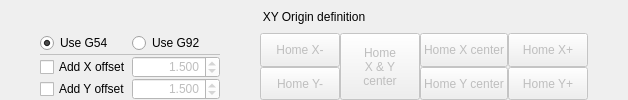
            <widget class="QWidget" name="gbDefineOriginXY" native="true">
             <layout class="QGridLayout" name="gridLayout_9">
              <property name="leftMargin">
               <number>0</number>
              </property>
              <property name="topMargin">
               <number>0</number>
              </property>
              <property name="rightMargin">
               <number>0</number>
              </property>
              <property name="bottomMargin">
               <number>0</number>
              </property>
              <property name="spacing">
               <number>0</number>
              </property>
              <item row="0" column="1" colspan="3">
               <widget class="QLabel" name="label_6">
                <property name="sizePolicy">
                 <sizepolicy hsizetype="Expanding" vsizetype="Preferred">
                  <horstretch>0</horstretch>
                  <verstretch>0</verstretch>
                 </sizepolicy>
                </property>
                <property name="text">
                 <string>XY Origin definition</string>
                </property>
                <property name="alignment">
                 <set>Qt::AlignCenter</set>
                </property>
               </widget>
              </item>
              <item row="1" column="0">
               <spacer name="horizontalSpacer_29">
                <property name="orientation">
                 <enum>Qt::Horizontal</enum>
                </property>
                <property name="sizeHint" stdset="0">
                 <size>
                  <width>40</width>
                  <height>20</height>
                 </size>
                </property>
               </spacer>
              </item>
              <item row="1" column="1">
               <widget class="QWidget" name="qwOffsetXY" native="true">
                <layout class="QGridLayout" name="gridLayout_13">
                 <property name="leftMargin">
                  <number>0</number>
                 </property>
                 <property name="topMargin">
                  <number>0</number>
                 </property>
                 <property name="rightMargin">
                  <number>0</number>
                 </property>
                 <property name="bottomMargin">
                  <number>0</number>
                 </property>
                 <property name="spacing">
                  <number>0</number>
                 </property>
                 <item row="0" column="0">
                  <widget class="QRadioButton" name="rbtDefineOriginXY_G54">
                   <property name="text">
                    <string>Use G54</string>
                   </property>
                   <property name="checked">
                    <bool>true</bool>
                   </property>
                  </widget>
                 </item>
                 <item row="0" column="1">
                  <widget class="QRadioButton" name="rbtDefineOriginXY_G92">
                   <property name="styleSheet">
                    <string notr="true"/>
                   </property>
                   <property name="text">
                    <string>Use G92</string>
                   </property>
                  </widget>
                 </item>
                 <item row="1" column="0" colspan="2">
                  <widget class="Line" name="line_2">
                   <property name="styleSheet">
                    <string notr="true">color: #c0c0c0</string>
                   </property>
                   <property name="frameShadow">
                    <enum>QFrame::Plain</enum>
                   </property>
                   <property name="orientation">
                    <enum>Qt::Horizontal</enum>
                   </property>
                  </widget>
                 </item>
                 <item row="2" column="0">
                  <widget class="QCheckBox" name="chkAddOffsetX">
                   <property name="toolTip">
                    <string>Add or subtract X offset to the probed point for the X origin definition.</string>
                   </property>
                   <property name="text">
                    <string>Add X offset</string>
                   </property>
                  </widget>
                 </item>
                 <item row="2" column="1">
                  <widget class="QDoubleSpinBox" name="dsbOriginOffsetX">
                   <property name="enabled">
                    <bool>false</bool>
                   </property>
                   <property name="maximumSize">
                    <size>
                     <width>16777215</width>
                     <height>23</height>
                    </size>
                   </property>
                   <property name="toolTip">
                    <string>Add or subtract X offset to the probed point for the X origin definition.</string>
                   </property>
                   <property name="styleSheet">
                    <string notr="true">background: palette(Base)</string>
                   </property>
                   <property name="alignment">
                    <set>Qt::AlignRight|Qt::AlignTrailing|Qt::AlignVCenter</set>
                   </property>
                   <property name="decimals">
                    <number>3</number>
                   </property>
                   <property name="minimum">
                    <double>-10000.000000000000000</double>
                   </property>
                   <property name="maximum">
                    <double>10000.000000000000000</double>
                   </property>
                   <property name="singleStep">
                    <double>0.100000000000000</double>
                   </property>
                   <property name="value">
                    <double>1.500000000000000</double>
                   </property>
                  </widget>
                 </item>
                 <item row="3" column="0">
                  <widget class="QCheckBox" name="chkAddOffsetY">
                   <property name="toolTip">
                    <string>Add or subtract Y offset to the probed point for the Y origin definition.</string>
                   </property>
                   <property name="text">
                    <string>Add Y offset</string>
                   </property>
                  </widget>
                 </item>
                 <item row="3" column="1">
                  <widget class="QDoubleSpinBox" name="dsbOriginOffsetY">
                   <property name="enabled">
                    <bool>false</bool>
                   </property>
                   <property name="maximumSize">
                    <size>
                     <width>16777215</width>
                     <height>23</height>
                    </size>
                   </property>
                   <property name="toolTip">
                    <string>Add or subtract Y offset to the probed point for the Y origin definition.</string>
                   </property>
                   <property name="styleSheet">
                    <string notr="true">background: palette(Base)</string>
                   </property>
                   <property name="alignment">
                    <set>Qt::AlignRight|Qt::AlignTrailing|Qt::AlignVCenter</set>
                   </property>
                   <property name="decimals">
                    <number>3</number>
                   </property>
                   <property name="minimum">
                    <double>-10000.000000000000000</double>
                   </property>
                   <property name="maximum">
                    <double>10000.000000000000000</double>
                   </property>
                   <property name="singleStep">
                    <double>0.100000000000000</double>
                   </property>
                   <property name="value">
                    <double>1.500000000000000</double>
                   </property>
                  </widget>
                 </item>
                </layout>
               </widget>
              </item>
              <item row="1" column="2">
               <spacer name="horizontalSpacer_30">
                <property name="orientation">
                 <enum>Qt::Horizontal</enum>
                </property>
                <property name="sizeHint" stdset="0">
                 <size>
                  <width>40</width>
                  <height>20</height>
                 </size>
                </property>
               </spacer>
              </item>
              <item row="1" column="3">
               <widget class="QWidget" name="qwCenterButtonsXY" native="true">
                <layout class="QGridLayout" name="gridLayout_15">
                 <property name="leftMargin">
                  <number>0</number>
                 </property>
                 <property name="topMargin">
                  <number>0</number>
                 </property>
                 <property name="rightMargin">
                  <number>0</number>
                 </property>
                 <property name="bottomMargin">
                  <number>0</number>
                 </property>
                 <property name="spacing">
                  <number>0</number>
                 </property>
                 <item row="0" column="0">
                  <widget class="QPushButton" name="btnHomeMoinsX">
                   <property name="enabled">
                    <bool>false</bool>
                   </property>
                   <property name="sizePolicy">
                    <sizepolicy hsizetype="Minimum" vsizetype="Preferred">
                     <horstretch>0</horstretch>
                     <verstretch>0</verstretch>
                    </sizepolicy>
                   </property>
                   <property name="cursor">
                    <cursorShape>PointingHandCursor</cursorShape>
                   </property>
                   <property name="text">
                    <string>Home X-</string>
                   </property>
                  </widget>
                 </item>
                 <item row="0" column="1" rowspan="2">
                  <widget class="QPushButton" name="btnHomeCenterXY">
                   <property name="enabled">
                    <bool>false</bool>
                   </property>
                   <property name="sizePolicy">
                    <sizepolicy hsizetype="Minimum" vsizetype="Minimum">
                     <horstretch>0</horstretch>
                     <verstretch>0</verstretch>
                    </sizepolicy>
                   </property>
                   <property name="cursor">
                    <cursorShape>PointingHandCursor</cursorShape>
                   </property>
                   <property name="text">
                    <string>Home
X &amp;&amp; Y
center</string>
                   </property>
                  </widget>
                 </item>
                 <item row="0" column="2">
                  <widget class="QPushButton" name="btnHomeCenterX">
                   <property name="enabled">
                    <bool>false</bool>
                   </property>
                   <property name="sizePolicy">
                    <sizepolicy hsizetype="Minimum" vsizetype="Preferred">
                     <horstretch>0</horstretch>
                     <verstretch>0</verstretch>
                    </sizepolicy>
                   </property>
                   <property name="cursor">
                    <cursorShape>PointingHandCursor</cursorShape>
                   </property>
                   <property name="text">
                    <string>Home X center</string>
                   </property>
                  </widget>
                 </item>
                 <item row="0" column="3">
                  <widget class="QPushButton" name="btnHomePlusX">
                   <property name="enabled">
                    <bool>false</bool>
                   </property>
                   <property name="sizePolicy">
                    <sizepolicy hsizetype="Minimum" vsizetype="Preferred">
                     <horstretch>0</horstretch>
                     <verstretch>0</verstretch>
                    </sizepolicy>
                   </property>
                   <property name="cursor">
                    <cursorShape>PointingHandCursor</cursorShape>
                   </property>
                   <property name="text">
                    <string>Home X+</string>
                   </property>
                  </widget>
                 </item>
                 <item row="1" column="0">
                  <widget class="QPushButton" name="btnHomeMoinsY">
                   <property name="enabled">
                    <bool>false</bool>
                   </property>
                   <property name="sizePolicy">
                    <sizepolicy hsizetype="Minimum" vsizetype="Preferred">
                     <horstretch>0</horstretch>
                     <verstretch>0</verstretch>
                    </sizepolicy>
                   </property>
                   <property name="cursor">
                    <cursorShape>PointingHandCursor</cursorShape>
                   </property>
                   <property name="text">
                    <string>Home Y-</string>
                   </property>
                  </widget>
                 </item>
                 <item row="1" column="2">
                  <widget class="QPushButton" name="btnHomeCenterY">
                   <property name="enabled">
                    <bool>false</bool>
                   </property>
                   <property name="sizePolicy">
                    <sizepolicy hsizetype="Minimum" vsizetype="Preferred">
                     <horstretch>0</horstretch>
                     <verstretch>0</verstretch>
                    </sizepolicy>
                   </property>
                   <property name="cursor">
                    <cursorShape>PointingHandCursor</cursorShape>
                   </property>
                   <property name="text">
                    <string>Home Y center</string>
                   </property>
                  </widget>
                 </item>
                 <item row="1" column="3">
                  <widget class="QPushButton" name="btnHomePlusY">
                   <property name="enabled">
                    <bool>false</bool>
                   </property>
                   <property name="sizePolicy">
                    <sizepolicy hsizetype="Minimum" vsizetype="Preferred">
                     <horstretch>0</horstretch>
                     <verstretch>0</verstretch>
                    </sizepolicy>
                   </property>
                   <property name="cursor">
                    <cursorShape>PointingHandCursor</cursorShape>
                   </property>
                   <property name="text">
                    <string>Home Y+</string>
                   </property>
                  </widget>
                 </item>
                </layout>
               </widget>
              </item>
              <item row="1" column="4">
               <spacer name="horizontalSpacer_31">
                <property name="orientation">
                 <enum>Qt::Horizontal</enum>
                </property>
                <property name="sizeHint" stdset="0">
                 <size>
                  <width>40</width>
                  <height>20</height>
                 </size>
                </property>
               </spacer>
              </item>
             </layout>
            </widget>
